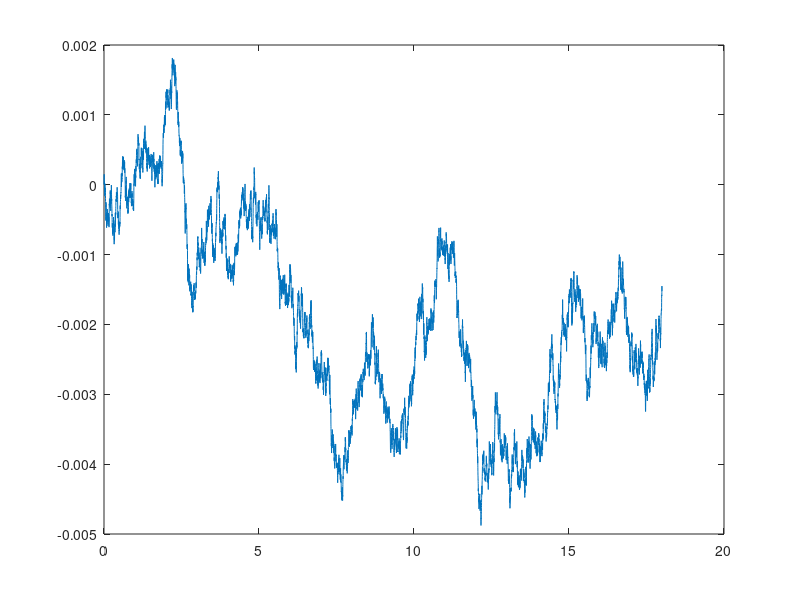

This figure's MATLAB source: (Note: this script raises an error after producing the figure.)
close all
clear all
clc
% Defining the PSD
B = 4.8 * 10^(-7); % Constant in PSD

vCar = 300; % Car speed in kph
vCarms = (vCar * 10^3) / (60 * 60); % Car speed in m/s

% Want to define our road length
RoadLength = 1500;
% Splitting into road domain points
RoadPoints = 0:0.1:RoadLength;
RoadPoints = RoadPoints';
% Converting this into time points
TimePoints = RoadPoints / vCarms;
N = length(TimePoints);
fs = 1 / (TimePoints(2) - TimePoints(1));

% Defining an array of random normal values from distrib with E[0] Var[1]
randomnormals = normrnd(0, 1, N, 1);
DvbyDT = 2 * pi * sqrt(vCarms * B) * randomnormals;

RoadProfile = cumtrapz(TimePoints, DvbyDT);

figure
plot(TimePoints, RoadProfile)

RoadProfileBandpass = bandpass(RoadProfile, [2, 15], fs);

figure
plot(TimePoints, RoadProfileBandpass)